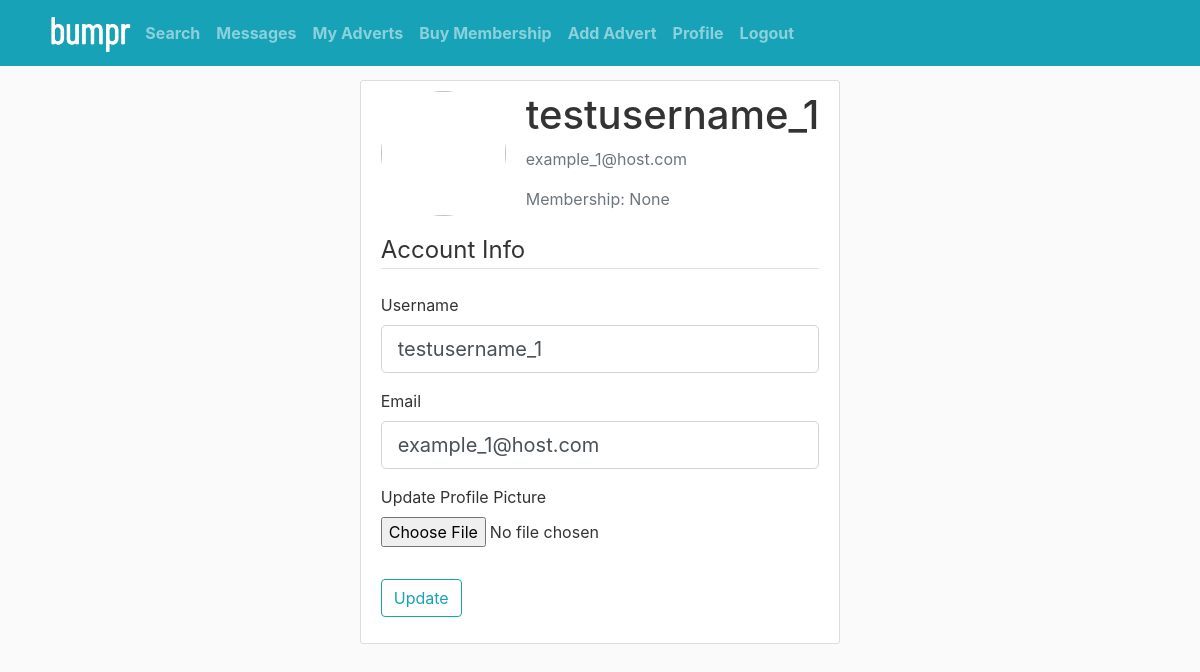
The app's page /profile (signed in) with its own data.
### cars4sale/models.py (models this page shows, shortened)
class User(db.Model, UserMixin):
    id = db.Column(db.Integer, primary_key=True)
    username = db.Column(db.String(20), unique=True, nullable=False)
    email = db.Column(db.String(120), unique=True, nullable=False)
    password = db.Column(db.String(60), nullable=False)
    image = db.Column(db.Text, nullable=False, default="/9j/4AAQSkZJRgABAQAAAQABAAD/2wCEAAkGBw8NDQ8ODQ0QDQ0NDQ4ODQ0NDQ8NDQ4OFREWFxURFRYYHSgiGRolGxUTIjEhJSorLi4uFx8zODMsNygtLisBCgoKDQ0OGBAQFy0dHyArLS4rKy4tNS0rLS0rLSsrLystLS0tLS0tKy01LSstLS0tLSstKys3LSstLS0uLS03Lf/AABEIAOEA4QMBIgACEQEDEQH/xAAbAAEAAwEBAQEAAAAAAAAAAAAAAQIDBgUEB//EADgQAAMAAQEFBQYDBwUBAAAAAAABAgMRBAUSITEGQVFxgRMiUmGRoSMy0TNCYnKxssEUc4Ki4UP/xAAaAQEAAwEBAQAAAAAAAAAAAAAAAQIDBAUG/8QAIxEBAQACAQQCAgMAAAAAAAAAAAECEQMSITFRBEEyMxNxgf/aAAwDAQACEQMRAD8A97UagHc+dNRqAA1GoADUagANRqToToEo5gnQnQgVBfQaA0qQX0GgNKAtoNAKajUtoRoSI1GoAQajUABqNQAGo1AAagAAAAAAAAEpAQWSJSLJEJ0qkWSJSLJBbSqRPCUz7TjxftLU69E3zfoZTvPZ20vazq/lSX10HdG8Z9t7pStaaleLeiPO2jfWKXpKrI/Fcp+rPE27PWS27b1Ta0fSefRHzmkw9ubLnv09p7+8MX/b/wANcG/Mbelw4+a95HgAnpin82ft2WO5tcUUqXinqW0OPwZ6x1xRTl/Lv8zod2b1nLpN6Tk7u6a8vn8ilxsb4csy7Xs+7Qq0bNFWirbTJojQ0aKtBXSgJaIJQAAAAAAAAAAAASkASLJBIukQtIhIukSkWSIWkQkfDvXeKwTotHlpe7PgviZ6FNTLp9JTb8kcZvCqrLVW/erSmvh1Wqn0WhbGbrPmzuE7McmSrp1TdU3q2+bKgGzgAAAAAAAAdJuTeXtV7LI/xEvdr41+p6zRxWy5njyTa6zSfp3r6Hby1UqlzVJNP5NamOc1XdwZ9U1fpk0VaNmijRVrYyaKNGrRVolWxmCWiCVQAAAAAAABF0iEiyRCYlI0SIlF5RC8iUi6QlGiRC8jz985ZjD73S2k14yubXrpp6nH5cjuqqudU235s9Hfu8VnyaR+zjkn8T735HmG2E1HBz59WXYABdiAAAAAAAAHW9nM/Hs6nXWsbcteC7jkj6t3bdez3xzzT5XL6UiuU3GvDn0ZbrtWijRGx7VGfGrh8nya75fgzSkYPQ7WbjBoo0bUijRKljFoqzRooyVKqACUAAAEoglAWSLyiEXlELxaUaSiso1lFV5EyjHeM64qXTXRcuT5vofTKJzYuOKnprL0fg+5/Uja9m4/On1fmQK6vzIOl5CQQCRIIAEggASCABIIPo2FpZZ4m0tX+Va03o9EvN6L1ITO9ep2azVjzKK/Jnluf5k3o/tSOopHOrC5rCktHjz4Mc/NtZLtenFp6HS0jHPy9DglmOvTCkZ0jekZUirSxi0UaNaRmyWdZsgsypZUAAQFkVRdEJi8mkopJpJC8XlGsopJrJWtIvKL1HFLnpxJrXw1REo1lENZH5jkjhpzrrwtzquj0empU+reuz+x2jLj68N8vJriX2aPlOqPFs1bAABAAAAAAAAAabPfBkivhuX106Px7vMzLYsbupmedU1KWumrfzCY6/deF5sqy9cODiUNLllzPlVr5L8q8kezSMt05IvZ8bxzwSp4eB/utcmvqnzN6RzW93rYY6x/thSMqRvSMqEKxozo1ozosyrJlWXooyVKgAglCyLooi6ITGkmkmcmkkNI1k1kyk2krWkaSbSjKTaStaxyvbnDo8ORSufFDrTm31Sf3OVP0ftDsP8AqNluUtbn8TH48U9y81qvU/Nzfju4875eHTyb9pABo5QAAAAAAAA9Ls7s3tdrxS1rM17Sl8p5/wBdDzTpew2zOs2XL3Y4U+dU/wBJ+5XO6xrXhx6uSR19GVG1GVHNHr1hRlRtRlRaMqxoyo2oyosyrNmbNGUZKlVABKqUXkoi6ITGkmkmcmkkNI1k2kxk1krWkbSbQYyayVrWN4Py3eOzvFny43+5kpLy15fbQ/UZOH7c4+Ha5rT8+CW/m1VL+mhfivfTn+ZjvCX050AHQ8wAAAAAAAAP0Dshsvs9jmn1zU8np0n7I5XcG5HttV76jHjc8b01p69y+h+hzCiZmVpMypleCS0SMeXL6d/w+K767/ilGVGtGNGUdtZUZUaUZUWjKs6MqNKM6LMqzZRl2ZslSoABKqUWRRF5ITGkmkmUmkkLxtJrJjLNJZVpG8s2lnzyzaWRWsbyzmu3WyOsePOl+zbiv5a6P6/1OiljaME5sdY7WsXLml8iMbq7TyYdeFxflQPr3rsF7LmrFfdziu6415M+M6tvGssuqkEAlCQQAJBB925t21teZY55SveyX8Mfr4EW6TMbbqOu7EbM42Wra09tldL+RJJffiPepkY8c45mIXDMJTK8EitM5bd3b2sMejGY+laZlTL0zKmFbWdGVGlMyplozrOjOi9MzoszqjKMsyrJZ1AAJQFkVJQS0RpLMUzRMhaNpZpLMZZpLKryt5ZrLPnlmksq1lfRLNJZhLLzRC8rwO3iXsML05rK1r36OHqvsjizsu3L/Aw/7z/sZxhvx/i835X7KkEA0c6QQAJOx7Bfkzv+OF9jjTsOwr/Dzf7k/wBpnyfi6Pi/sjqaZnTDozpmD07SmZUyaZnTJZ2q0zOmWpmdMsztUplGWpmbJZ1VlSWQWVAAEAAAsmXTM0WTITGss0lmKZdMheVvLNJZhLPi27fOHBydcd/BHN+r6IjW1uqTy9hUXTOH27tFmycsf4M/w86fmzzM21ZMn58l2vCrbX0Lfx1nflSeJt0XbTbIpYsU0qqaq7SevDy0Sf1ZzBANJNTTl5M7nl1JBAJUSCABJ7/ZHeE4cl48jUzlS4afJK13PzT+xz4Is3NLYZXDKWP1J0Zujg93b7zbPolXHjX7l6tafJ9x7OLtTjf58dz801RlcLHdj8jC+ez36ZSmfHs29cGb8mVa/DWsV9GfQ2Rpbql8FMzpktlGyVLUNlGyWyjJVqAASqAAAAABKZW7Upumkl1b5JHjbZvxLVYVr/HS5eiEm0XKR7WXPGNa3SleNPQ83ae0ETyxS8j8X7s/qzns2arfFdOn4szLTFleW/T79p3vnycnkcT8Me79+p8JALM7bfKQQAhIIAEggASCABIIAEggASepsG+8mFKaXtIXTib4kvBM8oCzaZbPDstk3pizLlSmvgtpV6eJ9LZwh92x70y4uXFxz8Nc/o+4rcW05vbq2yp5+zb4xX1fs68K6ejPvik1qmmn0aeqK6aSy+EgAAAABXJalOqeilNtvuRY8HtBtjb9jL5Lnene+5CTaMrqPj3lt9Z68Mafuz/l/M+IA0c1toAAgAAAAAAAAAAAAAAAAAAAAAAAAPq2DbqwVy5w370Po/mvBnygJnZ2Wy7TOWVUPVd670/Bmpx+xbXWG+Ken7068qR1ezZ5ywrno/qn4FLNOjDLbUAELK5LUy6fSU2/Q4zNkd1VvrVOn6s6Pf8Am4cHCuuRqfRc2cyWxY8l76AAWZgAAAAAAAAAAAAAAAAAAAAAAAAAAAAAe12c2jR1iff78+fR/wCDxTbZM3s8kX8Navy6P7EVON1XZAy/1MfEvqCjp28vtR/8v+f+DwAC+PhhyfkAAlQAAAAAAAAAAAAAAAAAAAAAAAAAAAAAAABuAAs//9k=")
    messages_sent = db.relationship('Message', foreign_keys='Message.sender_id', backref='author', lazy='dynamic')
    messages_received = db.relationship('Message', foreign_keys='Message.recipient_id', backref='recipient', lazy='dynamic')
    membership = db.Column(db.String(20), nullable=True)

### cars4sale/routes.py (the view)
@app.route("/profile", methods=['GET', 'POST'])
@login_required
def profile():
    if not current_user.is_authenticated:
        return redirect(url_for('login'))
    form = UpdateAccountForm()
    if form.validate_on_submit():
        current_user.username = form.username.data
        current_user.email = form.email.data
        if form.picture.data != None:
            current_user.image = util.to_img64(form.picture.data, 200)
        db.session.commit()
        flash('Your account has been updated!', 'success')
        return redirect(url_for('profile'))
    elif request.method == 'GET':
        form.username.data = current_user.username
        form.email.data = current_user.email
    return render_template('profile.jinja', form=form, user=current_user, title=f"{current_user.username}'s Profile")

### cars4sale/forms.py (shortened to what this page needs)
class UpdateAccountForm(FlaskForm):
    username = StringField('Username',
                           validators=[DataRequired(), Length(min=2, max=20)])
    email = StringField('Email',
                        validators=[DataRequired(), Email()])
    picture = FileField('Update Profile Picture', validators=[FileAllowed(['jpg', 'png'])])
    submit = SubmitField('Update')

### cars4sale/models.py (called while the page is built)
@login_manager.user_loader
def load_user(user_id):
    return User.query.get(int(user_id))

### cars4sale/templates/profile.jinja (shortened to what this page needs)
{% extends "layout.jinja" %}
{% block content %}
    <div class="container_results">
    <div class="content-section">
      <div class="media">
        <img class="rounded-circle account-img">
        <div class="media-body">
          <h2 class="account-heading">{{ current_user.username }}</h2>
          <p class="text-secondary">{{ current_user.email }}</p>
          <p class="text-secondary">Membership: {{ current_user.membership }}</p>
        </div>
      </div>
        <form method="POST" action="" enctype="multipart/form-data">
            <fieldset class="form-group">
                <legend class="border-bottom mb-4">Account Info</legend>
                <div class="form-group">
                    {{ form.username.label(class="form-control-label") }}
                    {% if form.username.errors %}
                        {{ form.username(class="form-control form-control-lg is-invalid") }}
                        <div class="invalid-feedback">
                            {% for error in form.username.errors %}
                                <span>{{ error }}</span>
                            {% endfor %}
                        </div>
                    {% else %}
                        {{ form.username(class="form-control form-control-lg") }}
                    {% endif %}
                </div>
                <div class="form-group">
                    {{ form.email.label(class="form-control-label") }}
                    {% if form.email.errors %}
                        {{ form.email(class="form-control form-control-lg is-invalid") }}
                        <div class="invalid-feedback">
                            {% for error in form.email.errors %}
                                <span>{{ error }}</span>
                            {% endfor %}
                        </div>
                    {% else %}
                        {{ form.email(class="form-control form-control-lg") }}
                    {% endif %}
                </div>
                <div class="form-group">
                    {{ form.picture.label() }}
                    {{ form.picture(class="form-control-file") }}
                </div>
            </fieldset>
            <div class="form-group">
                {{ form.submit(class="btn btn-outline-info") }}
            </div>
        </form>
    </div>
    </div>
{% endblock content %}

### cars4sale/static/main.css (style rules this page uses)
body { background: #fafafa; color: #333333; margin-top: 5rem; }
.content-section { background: #ffffff; padding: 10px 20px; border: 1px solid #dddddd; border-radius: 3px; margin-bottom: 20px; }
.account-img { height: 125px; width: 125px; margin-right: 20px; margin-bottom: 16px; }
.account-heading { font-size: 2.5rem; }

### records on screen
User: username "testusername_1", email "example_1@host.com", membership "None"
